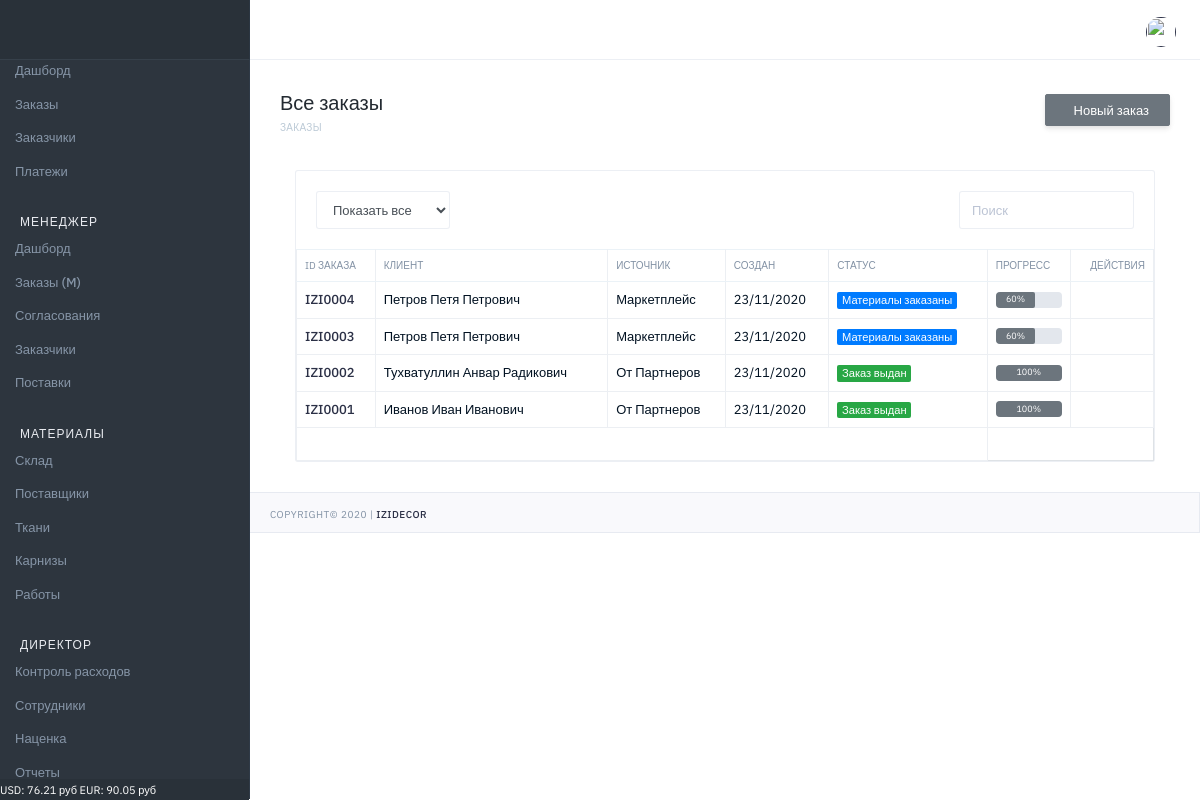
/designer/orders/ (signed in), run on the app's committed database.
### markup/models.py (models this page shows, shortened)
class MarkupCurrency(models.Model):
    name = models.CharField(verbose_name='Название', max_length=100)
    value = models.FloatField(verbose_name='Значение', default=0)

### orders/models.py (models this page shows, shortened)
class Order(models.Model):
    STATUS_V = (
        (0, 'Запланирован'),
        (1, 'КП подготовлено'),
        (2, 'КП утверждено'),
        (3, 'Договор подготовлен'),
        (4, 'Договор подписан'),
        (5, 'Аванс получен'),
        (6, 'Материалы заказаны'),
        (7, 'Материалы оплачены'),
        (8, 'Материалы отгружены'),
        (9, 'Работы заказаны'),
        (10, 'Заказ выдан'),
        (11, 'Архив'),
    )
    STATUS_CSS = (
        (0, 'secondary'),
        (1, 'secondary'),
        (2, 'secondary'),
        (3, 'info'),
        (4, 'info'),
        (5, 'primary'),
        (6, 'primary'),
        (7, 'primary'),
        (8, 'primary'),
        (9, 'primary'),
        (10, 'success'),
        (11, 'warning'),
    )
    STATUS_P = (
        (0, 0),
        (1, 10),
        (2, 20),
        (3, 30),
        (4, 40),
        (5, 50),
        (6, 60),
        (7, 70),
        (8, 80),
        (9, 90),
        (10, 100),
        (11, 0)
    )
    STATUS_V_T = (
        (0, 'Не заказаны'),
        (1, 'Заказаны'),
        (2, 'Оплачены'),
        (3, 'Отгружены'),
    )
    STATUS_V_D = (
        (0, 'Нет скидки'),
        (1, 'Не согласована'),
        (2, 'Согласована'),
        (3, 'Отказано'),
    )
    STATUS_V_D2 = (
        (0, 'Нет скидки'),
        (1, 'Ожидание согласования'),
        (2, 'Согласована'),
        (3, 'Отказано'),
        (4, 'Частичное согласование'),
    )
    number = models.CharField(verbose_name='Номер', max_length=100, blank=True, null=True, default=GetCountOrder)
    status = models.IntegerField(verbose_name='Статус', choices=STATUS_V, default=0)
    status_css = models.IntegerField(verbose_name='Статус', choices=STATUS_CSS, default=0)
    progress = models.IntegerField(verbose_name='Прогресс', choices=STATUS_P, default=0)
    textile_state = models.IntegerField(verbose_name='Состояние по текстилю', choices=STATUS_V_T, default=0)
    cornice_state = models.IntegerField(verbose_name='Состояние по карнизам', choices=STATUS_V_T, default=0)
    work_state = models.IntegerField(verbose_name='Состояние по работам', choices=STATUS_V_T, default=0)
    discount_status = models.IntegerField(verbose_name='Общий статус скидки', choices=STATUS_V_D2, default=0)
    discount_t = models.FloatField(verbose_name='Скидка к текстилю', max_length=100, blank=True, null=True, default=1)
    discount_t_s = models.IntegerField(verbose_name='Статус скидки', choices=STATUS_V_D, default=0)
    discount_c = models.FloatField(verbose_name='Скидка к карнизам', max_length=100, blank=True, null=True, default=1)
    discount_c_s = models.IntegerField(verbose_name='Статус скидки', choices=STATUS_V_D, default=0)
    discount_w = models.FloatField(verbose_name='Скидка к работам', max_length=100, blank=True, null=True, default=1)
    discount_w_s = models.IntegerField(verbose_name='Статус скидки', choices=STATUS_V_D, default=0)
    discount_view = models.IntegerField(verbose_name='Просмотр скидки', default=0)
    date_created = models.DateTimeField(verbose_name='Дата создания', auto_now_add=True, null=True)
    date_finished = models.DateField(verbose_name='Дата исполнения', blank=True, null=True)
    user = models.ForeignKey(User, on_delete=models.CASCADE, verbose_name='Пользователь', blank=True, null=True)
    user_view = models.IntegerField(verbose_name='Просмотр', default=0)
    def get_absolute_url(self):
        return reverse('main:order_view', kwargs={"id": self.pk})

class Customer(models.Model):
    SOURCE_T = (
        (0, 'От Партнеров'),
        (1, 'Социальные сети'),
        (2, 'Маркетплейс'),
        (3, 'Телефон'),
        (4, 'Салон'),
    )
    order = models.ManyToManyField(Order, verbose_name='Заказ')
    name = models.CharField(verbose_name='ФИО', max_length=100)
    phone = models.CharField(verbose_name='Телефон', max_length=100, blank=True)
    email = models.CharField(verbose_name='email', max_length=100, blank=True)
    address = models.CharField(verbose_name='Адрес', max_length=300, blank=True)
    pass_series = models.CharField(verbose_name='Серия', max_length=10, blank=True)
    pass_number = models.CharField(verbose_name='Номер', max_length=10, blank=True)
    pass_date = models.CharField(verbose_name='Дата выдачи', max_length=10, blank=True)
    pass_issued = models.CharField(verbose_name='Выдан', max_length=300, blank=True)
    source_t = models.IntegerField(verbose_name='Источник', choices=SOURCE_T, default=0)
    user = models.ForeignKey(User, on_delete=models.CASCADE, verbose_name='Пользователь', blank=True, null=True)
    date_created = models.DateTimeField(verbose_name='Дата создания', auto_now_add=True, null=True)

### main/views.py (the view)
# urls.py: path('orders/', OrderView, name="orders"),
@login_required(login_url='login')
def OrderView(request):
    qs = Order.objects.all().order_by('-date_created')
    rooms = Room.objects.all()
    customer = Customer.objects.all()
    context = {
        'orders': qs,
        'room': rooms,
        'customer': customer
    }
    return render(request, 'main/orders_.html', context)

### main/template_tags/custom_tags.py (called while the page is built, shortened)
@register.filter(name='has_group')
def has_group(user, group_name):
    return user.groups.filter(name=group_name).exists()

@register.simple_tag()
def get_new_orders():
    result = Order.objects.filter(status__gte=5, user_view=0).count()
    return result

@register.simple_tag()
def get_discount():
    result = Order.objects.filter(status__lte=3, discount_status=1, discount_view=0).count()
    return result

@register.simple_tag()
def get_currency():
    usd = MarkupCurrency.objects.get(name='USD')
    eur = MarkupCurrency.objects.get(name='EUR')
    f = f'USD: {round(usd.value,2)} руб  EUR: {round(eur.value,2)} руб'
    return f

@register.simple_tag()
def get_finish_orders():
    result = Order.objects.filter(status=9).count()
    all_orders = Order.objects.filter(status=8)
    count_n = 0
    return result+count_n

### main/templates/main/orders_.html (shortened to what this page needs)
{% extends "main/base.html" %}
{% block title_h1 %}Все заказы{% endblock %}
{% block breadcrumb %}Заказы{% endblock %}
{% block breadcrumb_buttons %}
    <button onclick="location.href='{% url 'main:order_create' %}'" type="button" class="btn btn-secondary mb-2 mb-md-0 d-none d-lg-block pd-t-6-force pd-b-5-force" >
    Новый заказ</button>
{% endblock %}
{% block body_content %}
                     <div class="col-md-12 col-lg-12">
                        <div class="card mg-b-30">
                           <div class="card-body pd-0">
                              <div class="row">
                                 <div class="mg-20 form-inline wd-100p">
                                    <div class="col-sm-6">
                                       <div class="form-group">
                                          <select id="foo-filter-status" class="form-control">
                                             <option value="">Показать все</option>
                                          </select>
                                       </div>
                                    </div>
                                    <div class="col-sm-6">
                                       <div class="form-group ft-right">
                                          <input id="foo-search" type="text" placeholder="Поиск" class="form-control" autocomplete="off">
                                       </div>
                                    </div>
                                 </div>
                              </div>
                              <table id="foo-filtering" class="table table-bordered table-hover toggle-circle" data-page-size="50">
                                  <thead class="tx-10 tx-uppercase">
                                     <tr>
                                        <th>ID заказа</th>
                                        <th>Клиент</th>
                                        <th>Источник</th>
                                        <th>Создан</th>
                                        <th>Статус</th>
                                         <th>Прогресс</th>
                                        <th class="tx-right">Действия</th>
                                     </tr>
                                  </thead>
                                 <tbody>
                                    {% for q in orders %}
                                        <tr class="odd gradeX">
                                            <td><a href="{{ q.get_absolute_url}}">{{q.number}}
                                            </a></td>
                                            <td>
                                                {% for cus in customer %}
                                                    {% for ord in cus.order.all %}
                                                        {% if q.number == ord.number %}
                                                            {{cus.name}}
                                                        {% endif %}
                                                    {% endfor %}
                                                {% endfor %}
                                            </td>
                                            <td>
                                                {% for cus in customer %}
                                                    {% for ord in cus.order.all %}
                                                        {% if q.number == ord.number %}
                                                            {{cus.get_source_t_display}}
                                                        {% endif %}
                                                    {% endfor %}
                                                {% endfor %}
                                            </td>
                                            <td>{{q.date_created|date:'d/m/Y'}}</td>
                                            <td><span class="badge badge-{{q.get_status_css_display}}">{{q.get_status_display}}</span></td>
                                            <td>
                                                {% if q.get_progress_display %}
                                                    <div class="progress">
                                                        <div class="badge badge-secondary" role="progressbar" style="width: {{q.get_progress_display}}%" aria-valuenow="{{q.get_progress_display}}" aria-valuemin="0" aria-valuemax="100">{{q.get_progress_display}}%</div>
                                                    </div>
                                                {% endif %}
                                            </td>
                                            <td class="tx-right">
                                                {% if q.status == 11 %}
                                                {% else %}
                                                    {% if q.status < 5%}
                                                        <a href="{{ q.get_absolute_url}}"  title="" data-toggle="tooltip" data-original-title="Изменить"><i data-feather="edit-3" class="wd-16 mr-2"></i></a>
                                                        <a href="{{ q.archive}}" title="" data-toggle="tooltip" data-original-title="В архив"><i data-feather="archive" class="wd-16"></i></a>
                                                    {% else %}
                                                        <a href="{{ q.get_absolute_url}}"  title="" data-toggle="tooltip" data-original-title="Посмотреть"></a>
                                                    {% endif %}
                                                {% endif %}
                                            </td>
                                        </tr>
                                    {% endfor %}
                                 </tbody>
                                 <tfoot>
                                    <tr>
                                       <td colspan="5">
                                       </td>
                                    </tr>
                                 </tfoot>
                              </table>
                           </div>
                        </div>
                     </div>
{% endblock %}

### main/templates/main/main_elements/footer.html
<div class="sidebar-footer">
   <span class="tx tx-11 tx-white">{% get_currency %}</span>
</div>

### data on the page
MarkupCurrency: value.value "USD: 76.21 руб EUR: 90.05 руб"
Order: number "IZI0004", date_created "23/11/2020", status "Материалы заказаны", progress "60"
Customer: name "Петров Петя Петрович", source_t "Маркетплейс"
Order: number "IZI0003", date_created "23/11/2020", status "Материалы заказаны", progress "60"
Order: number "IZI0002", date_created "23/11/2020", status "Заказ выдан", progress "100"
Customer: name "Тухватуллин Анвар Радикович", source_t "От Партнеров"
Order: number "IZI0001", date_created "23/11/2020", status "Заказ выдан", progress "100"
Customer: name "Иванов Иван Иванович", source_t "От Партнеров"
